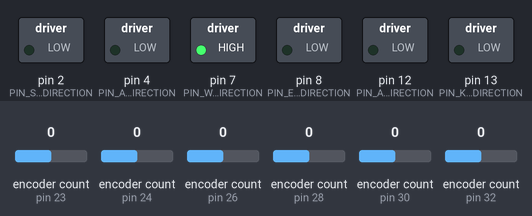
A sketch run on a simulated Arduino Mega 2560, built with avr-gcc and run on an emulated ATmega2560. On the bench: switched loads named in the sketch (green lamp = pin HIGH). The test bench sets the inputs (shaded band); at power-on: encoder count (sensors on pin 23, pin 24, pin 26, pin 28, pin 30, pin 32) 0. Pins used as bus, display or sensor lines are not drawn; what the sketch prints to the serial monitor is not drawn.

Above: at 0.1 s.
Timing chart, 0 to 1.6 s (numbered marks = the images above):
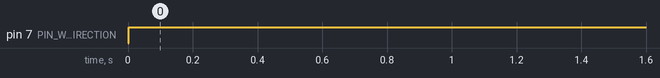

Measured:
- by itself, pin 7 (PIN_WRIST_DIRECTION): LOW → HIGH at 0.00 s

The sketch:

Anna.ino
```cpp
#include <PID_v1.h>
#include <Encoder.h>
#include "robot.h"
#include "joint.h"

Robot *robot;


struct robotMove{
  int shoulder;
  int elbow;
  int wrist;
};
robotMove moves[6];

int counter;

void setup()
{
   Serial.begin(9600);
   Serial.println("Starting");
   robot = new Robot();
   robot->setup();

   //robot->moveArmloomSke(2000);
   //robot->moveArmloomSkf(0);
   moves[0].shoulder = -3296;
   moves[0].elbow = -1650;
   moves[0].wrist = 1145;

   moves[1].shoulder = -3296;
   moves[1].elbow = -1650;
   moves[1].wrist = -2355;

   moves[2].shoulder = -3296;
   moves[2].elbow = 2318;
   moves[2].wrist = 702;

   moves[3].shoulder = 1660;
   moves[3].elbow = -2311;
   moves[3].wrist = 702;

   moves[4].shoulder = 4626;
   moves[4].elbow = -78;
   moves[4].wrist = -1681;

   moves[5].shoulder = 0;
   moves[5].elbow = 0;
   moves[5].wrist = 0;
   counter=0;
   robot->shoulder->setSetpoint(moves[0].shoulder);
   robot->elbow->setSetpoint(moves[0].elbow);
   robot->wrist->setSetpoint(moves[0].wrist);
   robot->knee->setSetpoint(-1000);
}

void loop(){
  if(robot->inPosition())
  {
    robotMove todo = moves[counter++%6];
    robot->shoulder->setSetpoint(todo.shoulder);
    robot->elbow->setSetpoint(todo.elbow);
    robot->wrist->setSetpoint(todo.wrist);
  }
  //Serial.print("shoulder: ");
  //Serial.print(robot->shoulder->getPosition());
  //Serial.print(" elbow: ");
  //Serial.print(robot->elbow->getPosition());
  //Serial.print(" wrist: ");
  //Serial.print(robot->wrist->getPosition());
  //Serial.println();
  //Serial.println();
  //Serial.println(robot->shoulder->getPosition());
  //Serial.println(robot->inPosition());
 //Serial.println(robot->knee->getPosition());
  robot->operate();
}
```

joint.cpp
```cpp
#include "joint.h"

Joint::Joint(int pin_rotary_1, int pin_rotary_2, int pin_power, int pin_direction)
{
	pinRotary1 = pin_rotary_1;
	pinRotary2 = pin_rotary_2;
	pinDirection = pin_direction;
	pinPower = pin_power;
	inPositionCounter = 0;
	relaxing = true;
}
void Joint::setup()
{
	pinMode(pinRotary1, INPUT_PULLUP);
	pinMode(pinRotary2, INPUT_PULLUP);
	pinMode(pinDirection, OUTPUT);
	pinMode(pinPower, OUTPUT);
	encoder = new Encoder(pinRotary1, pinRotary2);
	input = 0;
	output = 0;
	setpoint = 0;
    inPosition = false;
	pid = new PID(&input, &output, &setpoint, 1, 0.04, 0.1, DIRECT);
	encoder->write(0);
	pid->SetMode(AUTOMATIC);
	currentDirection = -100;
}
int Joint::getPosition()
{
	return input;
}
bool Joint::isInPosition()
{
	return inPosition;
}
void Joint::relax()
{
	relaxing = true;
}
void Joint::operate()
{
	input = encoder->read();
	if (relaxing)
	{
		analogWrite(pinPower, 0);
		return;
	}
	isInPosition(input);
	pid->Compute();
	int direction = output > 127 ? HIGH : LOW;
	if (currentDirection != direction) {
		currentDirection = direction;
		digitalWrite(pinDirection, direction);
	}
	analogWrite(pinPower, abs(output - 127));
}
void Joint::isInPosition(int current)
{
	if (abs(setpoint - current) > 150)
	{
		inPositionCounter = 0;
		inPosition = false;
		return;
	}
	if (inPositionCounter > 100)
	{
		inPosition = true;
		return;
	}
	inPositionCounter++;
}
void Joint::setSetpoint(int _setpoint){
	setpoint = _setpoint;
	relaxing = false;
    inPosition = false;
}
```

joint.h
```cpp
#ifndef JOINT_H
#define JOINT_H

#include <PID_v1.h>
#include <Encoder.h>

class Joint {
public:
	Joint(int pin_rotary_1, int pin_rotary_2, int pin_direction, int pin_power);
	void setup();
	void operate();
	void setSetpoint(int _setpoint);
	int getPosition();
	bool isInPosition();
	void relax();
private:
	bool relaxing;
	void isInPosition(int currenPosition);
	int pinRotary1;
	int pinRotary2;
	int pinDirection;
	int pinPower;
	int currentDirection;
	int inPositionCounter;
	double input;
	double output;
	double setpoint;
	Encoder *encoder;
	PID *pid;
    bool inPosition;
};


#endif
```

robot.cpp
```cpp
#include "robot.h"

void Robot::setup() {
	shoulder = new Joint(PIN_SHOULDER_ROTARY1, PIN_SHOULDER_ROTARY2, PIN_SHOULDER_POWER, PIN_SHOULDER_DIRECTION);
	elbow = new Joint(PIN_ELBOW_ROTARY1, PIN_ELBOW_ROTARY2, PIN_ELBOW_POWER, PIN_ELBOW_DIRECTION);
	armloomSkf = new Joint(PIN_ARMLOOMSKF_ROTARY1, PIN_ARMLOOMSKF_ROTARY2, PIN_ARMLOOMSKF_POWER, PIN_ARMLOOMSKF_DIRECTION);
	armloomSke = new Joint(PIN_ARMLOOMSKE_ROTARY1, PIN_ARMLOOMSKE_ROTARY2, PIN_ARMLOOMSKE_POWER, PIN_ARMLOOMSKE_DIRECTION);
	wrist = new Joint(PIN_WRIST_ROTARY1, PIN_WRIST_ROTARY2, PIN_WRIST_POWER, PIN_WRIST_DIRECTION);
    knee = new Joint(PIN_KNEE_ROTARY1, PIN_KNEE_ROTARY2, PIN_KNEE_POWER, PIN_KNEE_DIRECTION);

    shoulder->setup();
    elbow->setup();
    wrist->setup();
    armloomSkf->setup();
    armloomSke->setup();
    knee->setup();
}
bool Robot::inPosition(){
    return shoulder->isInPosition() && elbow->isInPosition() && wrist->isInPosition();
}
void Robot::operate(){
    shoulder->operate();
    elbow->operate();
    wrist->operate();
    armloomSkf->operate();
    armloomSke->operate();
    knee->operate();
}
```

robot.h
```cpp
#ifndef ROBOT_H
#define ROBOT_H

#define PIN_SHOULDER_ROTARY1		30
#define PIN_SHOULDER_ROTARY2		22
#define PIN_SHOULDER_POWER			3
#define PIN_SHOULDER_DIRECTION		2
#define PIN_ELBOW_ROTARY1			24
#define PIN_ELBOW_ROTARY2			25
#define PIN_ELBOW_POWER				10
#define PIN_ELBOW_DIRECTION			8
#define PIN_ARMLOOMSKF_ROTARY1		26
#define PIN_ARMLOOMSKF_ROTARY2		27
#define PIN_ARMLOOMSKF_POWER		5
#define PIN_ARMLOOMSKF_DIRECTION	4
#define PIN_ARMLOOMSKE_ROTARY1		28
#define PIN_ARMLOOMSKE_ROTARY2		29
#define PIN_ARMLOOMSKE_POWER		9
#define PIN_ARMLOOMSKE_DIRECTION	12
#define PIN_WRIST_ROTARY1			23
#define PIN_WRIST_ROTARY2			31
#define PIN_WRIST_POWER				6
#define PIN_WRIST_DIRECTION			7
#define PIN_KNEE_ROTARY1            32
#define PIN_KNEE_ROTARY2            33
#define PIN_KNEE_DIRECTION          13
#define PIN_KNEE_POWER              11

//SKF = vrid munstycket

#include "joint.h"

class Robot {
    public:
        void setup();
        void operate();
        bool inPosition();
        Joint *shoulder;
        Joint *elbow;
        Joint *armloomSkf;
        Joint *armloomSke;
        Joint *wrist;
        Joint *knee;
};

#endif
```
